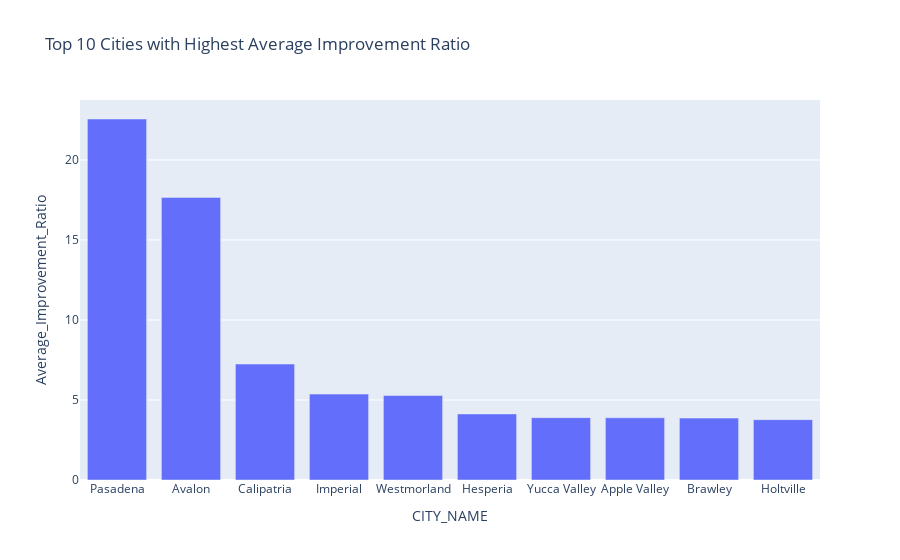

The notebook cell saved with this chart:
### Code cell
# Find the average improvement ratio per city
df_average_improvement_ratio_per_city = df.groupby('CITY_NAME')['IMPROVEMENT_RATIO'].mean().reset_index(name='Average_Improvement_Ratio')

# Sort the DataFrame by the average improvement ratio
top_improvement_ratio_per_city = df_average_improvement_ratio_per_city.sort_values(by='Average_Improvement_Ratio', ascending=False).head(10)

# Visualization for top 10 cities with highest average improvement ratio
fig_unbuilt_sqft_per_city = px.bar(top_improvement_ratio_per_city, x='CITY_NAME', y='Average_Improvement_Ratio', title='Top 10 Cities with Highest Average Improvement Ratio')

fig_unbuilt_sqft_per_city.show()

### Figure 1 — Plotly figure (JSON) as saved in the notebook; plotly's stock layout.template omitted (floating-point values rounded to 4 significant figures)
{"data": [{"alignmentgroup": "True", "hovertemplate": "CITY_NAME=%{x}<br>Average_Improvement_Ratio=%{y}<extra></extra>", "legendgroup": "", "marker": {"color": "#636efa", "pattern": {"shape": ""}}, "name": "", "offsetgroup": "", "orientation": "v", "showlegend": false, "textposition": "auto", "type": "bar", "x": ["Pasadena", "Avalon", "Calipatria", "Imperial", "Westmorland", "Hesperia", "Yucca Valley", "Apple Valley", "Brawley", "Holtville"], "xaxis": "x", "y": [22.56, 17.66, 7.247, 5.368, 5.282, 4.129, 3.896, 3.888, 3.868, 3.77], "yaxis": "y"}], "layout": {"barmode": "relative", "legend": {"tracegroupgap": 0}, "title": {"text": "Top 10 Cities with Highest Average Improvement Ratio"}, "xaxis": {"anchor": "y", "domain": [0, 1], "title": {"text": "CITY_NAME"}}, "yaxis": {"anchor": "x", "domain": [0, 1], "title": {"text": "Average_Improvement_Ratio"}}}}
